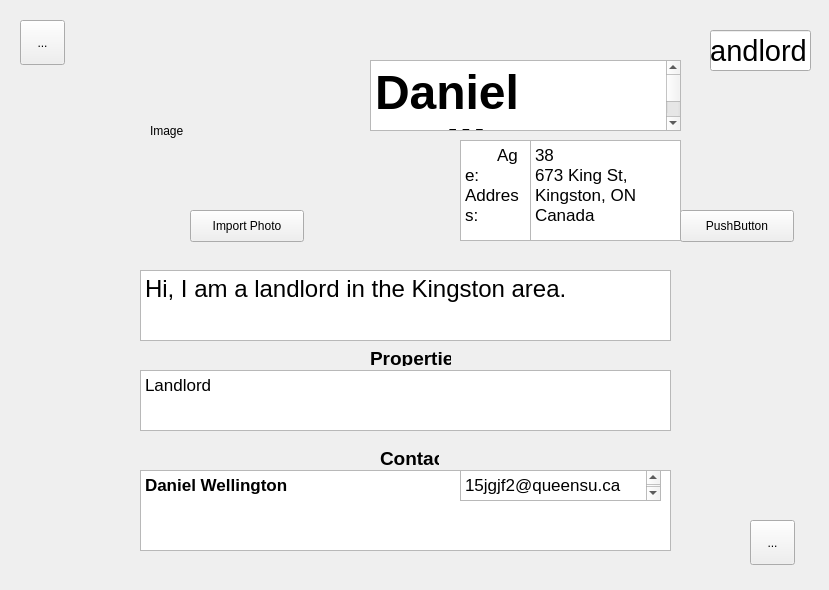
<?xml version="1.0" encoding="UTF-8"?>
<ui version="4.0">
 <class>ProfileForm</class>
 <widget class="QWidget" name="ProfileForm">
  <property name="geometry">
   <rect>
    <x>0</x>
    <y>0</y>
    <width>829</width>
    <height>590</height>
   </rect>
  </property>
  <property name="windowTitle">
   <string>Form</string>
  </property>
  <widget class="QToolButton" name="menuButton">
   <property name="geometry">
    <rect>
     <x>20</x>
     <y>20</y>
     <width>45</width>
     <height>45</height>
    </rect>
   </property>
   <property name="text">
    <string>...</string>
   </property>
  </widget>
  <widget class="QWidget" name="Profile" native="true">
   <property name="geometry">
    <rect>
     <x>0</x>
     <y>0</y>
     <width>829</width>
     <height>590</height>
    </rect>
   </property>
   <widget class="QLineEdit" name="landlord">
    <property name="geometry">
     <rect>
      <x>710</x>
      <y>30</y>
      <width>101</width>
      <height>41</height>
     </rect>
    </property>
    <property name="font">
     <font>
      <pointsize>22</pointsize>
     </font>
    </property>
    <property name="text">
     <string>Landlord</string>
    </property>
   </widget>
   <widget class="QTextEdit" name="name">
    <property name="geometry">
     <rect>
      <x>370</x>
      <y>60</y>
      <width>311</width>
      <height>71</height>
     </rect>
    </property>
    <property name="font">
     <font>
      <pointsize>36</pointsize>
     </font>
    </property>
    <property name="html">
     <string>&lt;!DOCTYPE HTML PUBLIC &quot;-//W3C//DTD HTML 4.0//EN&quot; &quot;http://www.w3.org/TR/REC-html40/strict.dtd&quot;&gt;
&lt;html&gt;&lt;head&gt;&lt;meta name=&quot;qrichtext&quot; content=&quot;1&quot; /&gt;&lt;style type=&quot;text/css&quot;&gt;
p, li { white-space: pre-wrap; }
&lt;/style&gt;&lt;/head&gt;&lt;body style=&quot; font-family:'.SF NS Text'; font-size:36pt; font-weight:400; font-style:normal;&quot;&gt;
&lt;p style=&quot; margin-top:0px; margin-bottom:0px; margin-left:0px; margin-right:0px; -qt-block-indent:0; text-indent:0px;&quot;&gt;&lt;span style=&quot; font-weight:600;&quot;&gt;Daniel Wellington&lt;/span&gt;&lt;/p&gt;&lt;/body&gt;&lt;/html&gt;</string>
    </property>
   </widget>
   <widget class="QTextEdit" name="age">
    <property name="geometry">
     <rect>
      <x>530</x>
      <y>140</y>
      <width>151</width>
      <height>101</height>
     </rect>
    </property>
    <property name="html">
     <string>&lt;!DOCTYPE HTML PUBLIC &quot;-//W3C//DTD HTML 4.0//EN&quot; &quot;http://www.w3.org/TR/REC-html40/strict.dtd&quot;&gt;
&lt;html&gt;&lt;head&gt;&lt;meta name=&quot;qrichtext&quot; content=&quot;1&quot; /&gt;&lt;style type=&quot;text/css&quot;&gt;
p, li { white-space: pre-wrap; }
&lt;/style&gt;&lt;/head&gt;&lt;body style=&quot; font-family:'.SF NS Text'; font-size:13pt; font-weight:400; font-style:normal;&quot;&gt;
&lt;p style=&quot; margin-top:0px; margin-bottom:0px; margin-left:0px; margin-right:0px; -qt-block-indent:0; text-indent:0px;&quot;&gt;38&lt;/p&gt;
&lt;p style=&quot; margin-top:0px; margin-bottom:0px; margin-left:0px; margin-right:0px; -qt-block-indent:0; text-indent:0px;&quot;&gt;673 King St,&lt;/p&gt;
&lt;p style=&quot; margin-top:0px; margin-bottom:0px; margin-left:0px; margin-right:0px; -qt-block-indent:0; text-indent:0px;&quot;&gt;Kingston, ON Canada&lt;/p&gt;&lt;/body&gt;&lt;/html&gt;</string>
    </property>
   </widget>
   <widget class="QTextEdit" name="txtEmail">
    <property name="geometry">
     <rect>
      <x>460</x>
      <y>470</y>
      <width>201</width>
      <height>31</height>
     </rect>
    </property>
    <property name="html">
     <string>&lt;!DOCTYPE HTML PUBLIC &quot;-//W3C//DTD HTML 4.0//EN&quot; &quot;http://www.w3.org/TR/REC-html40/strict.dtd&quot;&gt;
&lt;html&gt;&lt;head&gt;&lt;meta name=&quot;qrichtext&quot; content=&quot;1&quot; /&gt;&lt;style type=&quot;text/css&quot;&gt;
p, li { white-space: pre-wrap; }
&lt;/style&gt;&lt;/head&gt;&lt;body style=&quot; font-family:'.SF NS Text'; font-size:13pt; font-weight:400; font-style:normal;&quot;&gt;
&lt;p style=&quot; margin-top:0px; margin-bottom:0px; margin-left:0px; margin-right:0px; -qt-block-indent:0; text-indent:0px;&quot;&gt;15jgjf2@queensu.ca&lt;/p&gt;
&lt;p style=&quot;-qt-paragraph-type:empty; margin-top:0px; margin-bottom:0px; margin-left:0px; margin-right:0px; -qt-block-indent:0; text-indent:0px;&quot;&gt;&lt;br /&gt;&lt;/p&gt;&lt;/body&gt;&lt;/html&gt;</string>
    </property>
   </widget>
   <widget class="QPushButton" name="refresh">
    <property name="geometry">
     <rect>
      <x>680</x>
      <y>210</y>
      <width>114</width>
      <height>32</height>
     </rect>
    </property>
    <property name="text">
     <string>PushButton</string>
    </property>
   </widget>
   <widget class="QToolButton" name="editButton">
    <property name="geometry">
     <rect>
      <x>750</x>
      <y>520</y>
      <width>45</width>
      <height>45</height>
     </rect>
    </property>
    <property name="text">
     <string>...</string>
    </property>
    <property name="checkable">
     <bool>true</bool>
    </property>
   </widget>
   <widget class="QTextEdit" name="description">
    <property name="geometry">
     <rect>
      <x>140</x>
      <y>270</y>
      <width>531</width>
      <height>71</height>
     </rect>
    </property>
    <property name="html">
     <string>&lt;!DOCTYPE HTML PUBLIC &quot;-//W3C//DTD HTML 4.0//EN&quot; &quot;http://www.w3.org/TR/REC-html40/strict.dtd&quot;&gt;
&lt;html&gt;&lt;head&gt;&lt;meta name=&quot;qrichtext&quot; content=&quot;1&quot; /&gt;&lt;style type=&quot;text/css&quot;&gt;
p, li { white-space: pre-wrap; }
&lt;/style&gt;&lt;/head&gt;&lt;body style=&quot; font-family:'.SF NS Text'; font-size:13pt; font-weight:400; font-style:normal;&quot;&gt;
&lt;p style=&quot; margin-top:0px; margin-bottom:0px; margin-left:0px; margin-right:0px; -qt-block-indent:0; text-indent:0px;&quot;&gt;&lt;span style=&quot; font-size:18pt;&quot;&gt;Hi, I am a landlord in the Kingston area.&lt;/span&gt;&lt;/p&gt;&lt;/body&gt;&lt;/html&gt;</string>
    </property>
   </widget>
   <widget class="QTextEdit" name="properties">
    <property name="geometry">
     <rect>
      <x>140</x>
      <y>370</y>
      <width>531</width>
      <height>61</height>
     </rect>
    </property>
    <property name="html">
     <string>&lt;!DOCTYPE HTML PUBLIC &quot;-//W3C//DTD HTML 4.0//EN&quot; &quot;http://www.w3.org/TR/REC-html40/strict.dtd&quot;&gt;
&lt;html&gt;&lt;head&gt;&lt;meta name=&quot;qrichtext&quot; content=&quot;1&quot; /&gt;&lt;style type=&quot;text/css&quot;&gt;
p, li { white-space: pre-wrap; }
&lt;/style&gt;&lt;/head&gt;&lt;body style=&quot; font-family:'.SF NS Text'; font-size:13pt; font-weight:400; font-style:normal;&quot;&gt;
&lt;p style=&quot; margin-top:0px; margin-bottom:0px; margin-left:0px; margin-right:0px; -qt-block-indent:0; text-indent:0px;&quot;&gt;Landlord&lt;/p&gt;&lt;/body&gt;&lt;/html&gt;</string>
    </property>
   </widget>
   <widget class="QTextEdit" name="contact">
    <property name="geometry">
     <rect>
      <x>140</x>
      <y>470</y>
      <width>531</width>
      <height>81</height>
     </rect>
    </property>
    <property name="html">
     <string>&lt;!DOCTYPE HTML PUBLIC &quot;-//W3C//DTD HTML 4.0//EN&quot; &quot;http://www.w3.org/TR/REC-html40/strict.dtd&quot;&gt;
&lt;html&gt;&lt;head&gt;&lt;meta name=&quot;qrichtext&quot; content=&quot;1&quot; /&gt;&lt;style type=&quot;text/css&quot;&gt;
p, li { white-space: pre-wrap; }
&lt;/style&gt;&lt;/head&gt;&lt;body style=&quot; font-family:'.SF NS Text'; font-size:13pt; font-weight:400; font-style:normal;&quot;&gt;
&lt;p style=&quot; margin-top:0px; margin-bottom:0px; margin-left:0px; margin-right:0px; -qt-block-indent:0; text-indent:0px;&quot;&gt;&lt;span style=&quot; font-weight:600;&quot;&gt;Daniel Wellington&lt;/span&gt;&lt;/p&gt;&lt;/body&gt;&lt;/html&gt;</string>
    </property>
   </widget>
   <widget class="QLabel" name="label">
    <property name="geometry">
     <rect>
      <x>370</x>
      <y>350</y>
      <width>81</width>
      <height>16</height>
     </rect>
    </property>
    <property name="font">
     <font>
      <pointsize>14</pointsize>
      <weight>75</weight>
      <bold>true</bold>
     </font>
    </property>
    <property name="text">
     <string>Properties</string>
    </property>
   </widget>
   <widget class="QLabel" name="label_2">
    <property name="geometry">
     <rect>
      <x>380</x>
      <y>450</y>
      <width>59</width>
      <height>16</height>
     </rect>
    </property>
    <property name="font">
     <font>
      <pointsize>14</pointsize>
      <weight>75</weight>
      <bold>true</bold>
     </font>
    </property>
    <property name="text">
     <string>Contact</string>
    </property>
   </widget>
   <widget class="QTextEdit" name="textEdit">
    <property name="geometry">
     <rect>
      <x>460</x>
      <y>140</y>
      <width>71</width>
      <height>101</height>
     </rect>
    </property>
    <property name="html">
     <string>&lt;!DOCTYPE HTML PUBLIC &quot;-//W3C//DTD HTML 4.0//EN&quot; &quot;http://www.w3.org/TR/REC-html40/strict.dtd&quot;&gt;
&lt;html&gt;&lt;head&gt;&lt;meta name=&quot;qrichtext&quot; content=&quot;1&quot; /&gt;&lt;style type=&quot;text/css&quot;&gt;
p, li { white-space: pre-wrap; }
&lt;/style&gt;&lt;/head&gt;&lt;body style=&quot; font-family:'.SF NS Text'; font-size:13pt; font-weight:400; font-style:normal;&quot;&gt;
&lt;p style=&quot; margin-top:0px; margin-bottom:0px; margin-left:0px; margin-right:0px; -qt-block-indent:0; text-indent:0px;&quot;&gt;       Age:&lt;/p&gt;
&lt;p style=&quot; margin-top:0px; margin-bottom:0px; margin-left:0px; margin-right:0px; -qt-block-indent:0; text-indent:0px;&quot;&gt;Address:&lt;/p&gt;&lt;/body&gt;&lt;/html&gt;</string>
    </property>
   </widget>
   <widget class="QPushButton" name="importButton">
    <property name="geometry">
     <rect>
      <x>190</x>
      <y>210</y>
      <width>114</width>
      <height>32</height>
     </rect>
    </property>
    <property name="text">
     <string>Import Photo</string>
    </property>
   </widget>
   <widget class="QLabel" name="image">
    <property name="geometry">
     <rect>
      <x>150</x>
      <y>70</y>
      <width>161</width>
      <height>121</height>
     </rect>
    </property>
    <property name="text">
     <string>Image</string>
    </property>
   </widget>
   <zorder>landlord</zorder>
   <zorder>name</zorder>
   <zorder>age</zorder>
   <zorder>refresh</zorder>
   <zorder>editButton</zorder>
   <zorder>description</zorder>
   <zorder>properties</zorder>
   <zorder>contact</zorder>
   <zorder>label</zorder>
   <zorder>label_2</zorder>
   <zorder>textEdit</zorder>
   <zorder>importButton</zorder>
   <zorder>txtEmail</zorder>
   <zorder>image</zorder>
  </widget>
  <zorder>Profile</zorder>
  <zorder>menuButton</zorder>
 </widget>
 <resources/>
 <connections/>
</ui>
